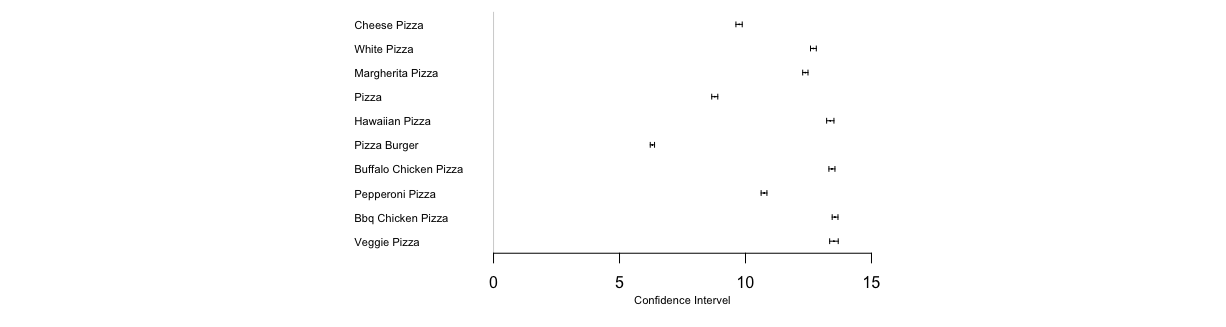

Write R code to recreate this figure.
install.packages("forestplot")
library(forestplot)
data <-read.csv("~/Downloads/3011/CI for average price/CI.csv")
txt <- data[,1]
hr <- data[,c(2:4)]
forestplot(txt,hr,
           ci.vertices = TRUE, 
           ci.vertices.height = 0.1, 
           graph.pos = 2,       
           graphwidth = unit(100,"mm"),  
           clip=c(-100,200),  
           xticks = c(0,5,10,15),    
           txt_gp = fpTxtGp(ticks = gpar(cex = 1),xlab = gpar(cex = 0.7),  cex = 0.7),   
           col=fpColors(box="black",line="black",summary="black"),   
           fn.ci_norm = fpDrawCircleCI,  
           boxsize = 0.02,  
           vertices = TRUE,  
           xlab="Confidence Intervel" ) 
